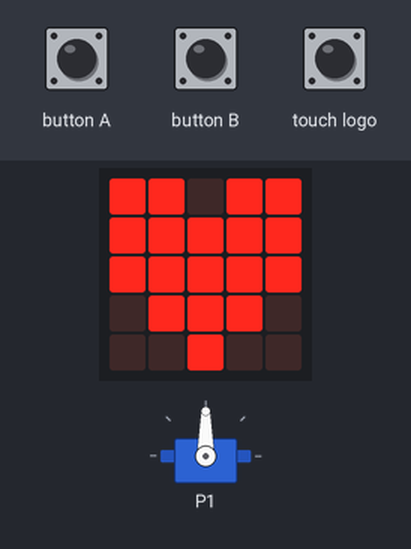
Bench run of a program on a simulated BBC micro:bit (MakeCode). Parts: servo, the board's 5×5 LED display. Inputs (shaded band) come from the test bench.

Above: at 1.2 s.
1.3 s: button A pressed for 0.15 s
At 2.4 s:
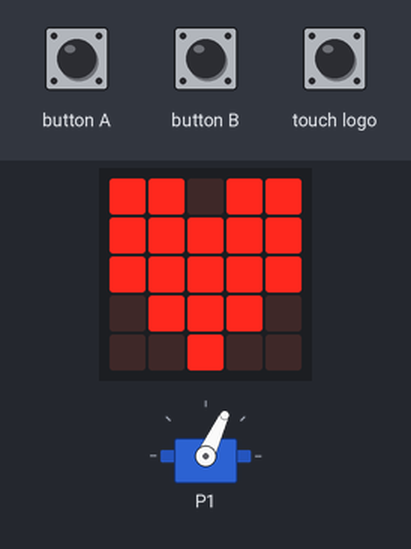
2.9 s: button B pressed for 0.15 s
At 3.6 s:
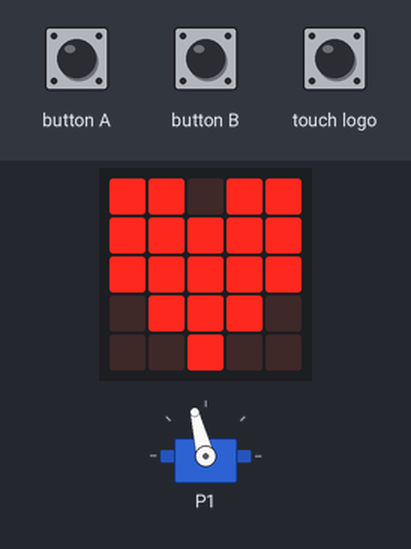
4.5 s: touch logo pressed for 0.15 s
At 5.3 s:
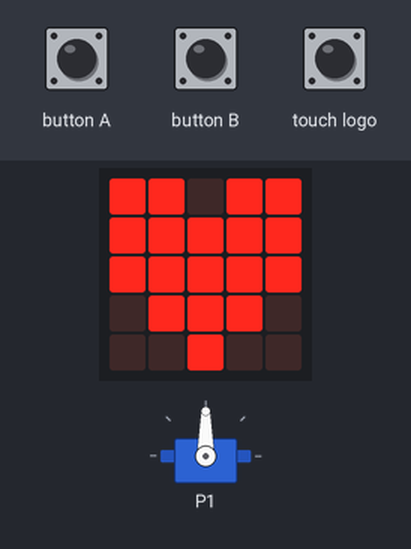
Timing chart, 0 to 7.5 s (numbered marks = the images above; inputs shaded):
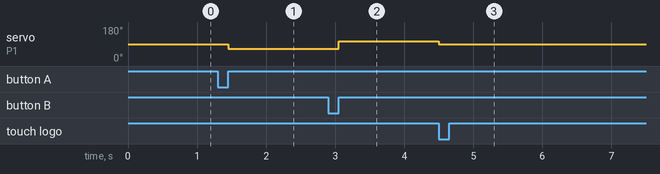

Measured:
- after the input at 1.3 s, servo on P1: 90° → 65° after 0.15 s
- after the input at 2.9 s, servo on P1: 65° → 104° after 0.15 s
- after the input at 4.5 s, servo on P1: 104° → 90° at once

The program:

main.ts
```typescript
input.onLogoEvent(TouchButtonEvent.Touched, function () {
    servos.P1.setAngle(90)
})
input.onButtonPressed(Button.A, function () {
    servos.P1.setAngle(65)
})
input.onButtonPressed(Button.B, function () {
    servos.P1.setAngle(104)
})
servos.P1.setAngle(90)
basic.forever(function () {
    basic.showLeds(`
        # # . # #
        # # # # #
        # # # # #
        . # # # .
        . . # . .
        `)
})
```

test.ts
```typescript
// les tests vont ici ; cela ne sera pas compilé si ce paquet est utilisé en tant qu'extension.
```
